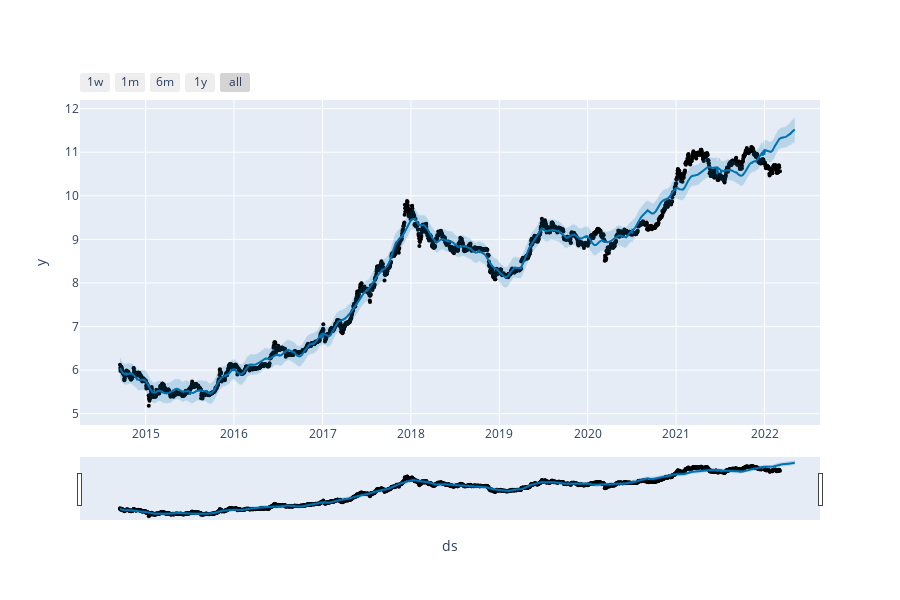

Here is the notebook cell this chart was saved with:
### Code cell
plot_plotly(model, forecast)

### Figure 1 — Plotly figure (JSON) as saved in the notebook; plotly's stock layout.template omitted (floating-point values rounded to 4 significant figures; data arrays with more than 128 entries replaced by an {"elided": "..."} marker saying what was removed)
{"data": [{"marker": {"color": "black", "size": 4}, "mode": "markers", "name": "Actual", "type": "scatter", "x": {"elided": "2726 str values"}, "y": {"elided": "2726 float values"}}, {"hoverinfo": "skip", "line": {"width": 0}, "mode": "lines", "type": "scatter", "x": {"elided": "2787 str values"}, "y": {"elided": "2787 float values"}}, {"fill": "tonexty", "fillcolor": "rgba(0, 114, 178, 0.2)", "line": {"color": "#0072B2", "width": 2}, "mode": "lines", "name": "Predicted", "type": "scatter", "x": {"elided": "2787 str values"}, "y": {"elided": "2787 float values"}}, {"fill": "tonexty", "fillcolor": "rgba(0, 114, 178, 0.2)", "hoverinfo": "skip", "line": {"width": 0}, "mode": "lines", "type": "scatter", "x": {"elided": "2787 str values"}, "y": {"elided": "2787 float values"}}], "layout": {"height": 600, "showlegend": false, "width": 900, "xaxis": {"rangeselector": {"buttons": [{"count": 7, "label": "1w", "step": "day", "stepmode": "backward"}, {"count": 1, "label": "1m", "step": "month", "stepmode": "backward"}, {"count": 6, "label": "6m", "step": "month", "stepmode": "backward"}, {"count": 1, "label": "1y", "step": "year", "stepmode": "backward"}, {"step": "all"}]}, "rangeslider": {"visible": true}, "title": {"text": "ds"}, "type": "date"}, "yaxis": {"title": {"text": "y"}}}}
